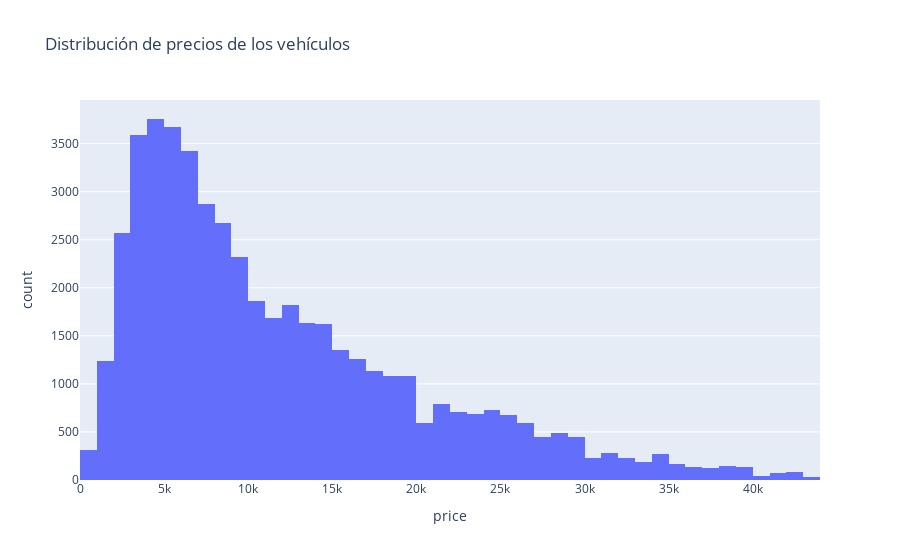
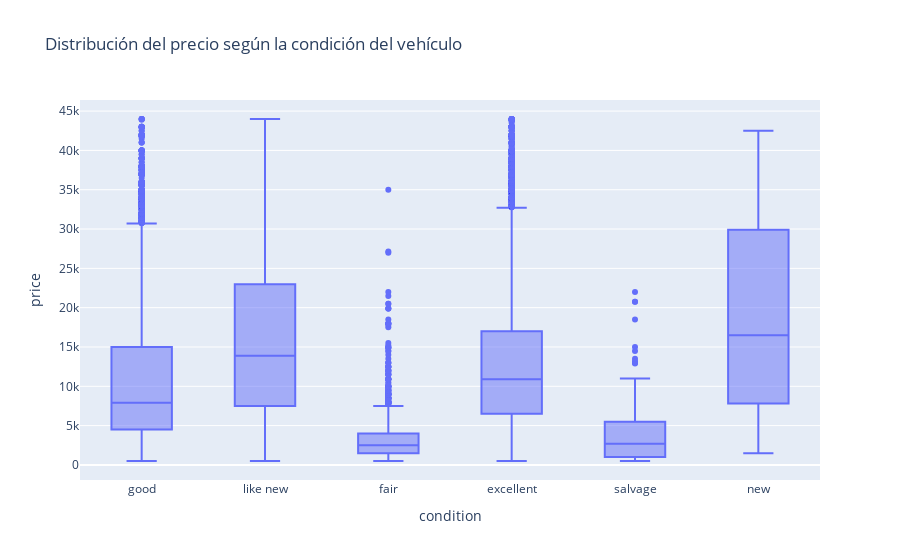
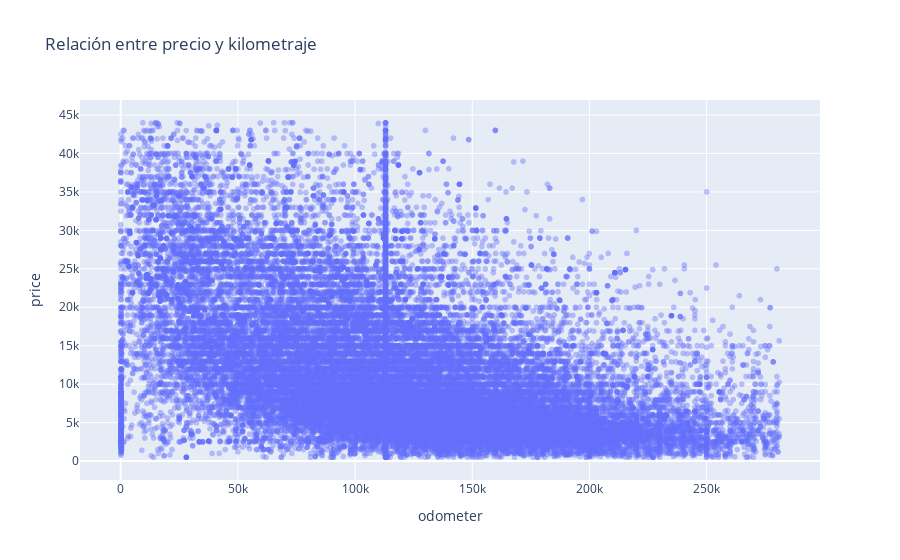
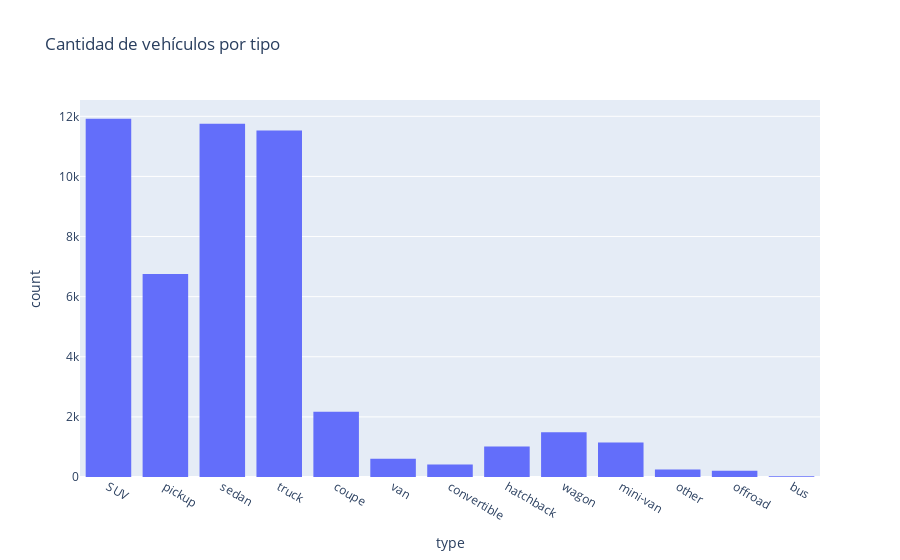

The cell these charts' notebook holds for them, in order:
### Markdown cell above
## **4. Visualizaciones para el análisis exploratorio básico**

Como cuarto paso, realizaremos la creación de visualizaciones con el objetivo de analizar de forma gráfica el comportamiento y las relaciones entre las variables del conjunto de datos.

### Code cell
# Distribución del precio de los vehículos
fig = px.histogram(
    clean_df,
    x='price',
    nbins=50,
    title='Distribución de precios de los vehículos'
)
fig.show()

# Precio según la condición del vehículo
fig = px.box(
    clean_df,
    x='condition',
    y='price',
    title='Distribución del precio según la condición del vehículo'
)
fig.show()

# Relación entre precio y kilometraje
fig = px.scatter(
    clean_df,
    x='odometer',
    y='price',
    opacity=0.4,
    title='Relación entre precio y kilometraje'
)
fig.show()

# Distribución por tipo de vehículo
fig = px.histogram(
    clean_df,
    x='type',
    title='Cantidad de vehículos por tipo'
)
fig.show()

# Precio promedio por tipo de combustible
price_fuel = clean_df.groupby('fuel', as_index=False)['price'].mean()

fig = px.bar(
    price_fuel,
    x='fuel',
    y='price',
    title='Precio promedio por tipo de combustible'
)
fig.show()

# Impacto de la tracción 4WD en el precio
fig = px.box(
    clean_df,
    x='is_4wd',
    y='price',
    title='Precio según tracción 4WD (0 = No, 1 = Sí)'
)
fig.show()

# Precio promedio por año del modelo
price_year = clean_df.groupby('model_year', as_index=False)['price'].mean()

fig = px.line(
    price_year,
    x='model_year',
    y='price',
    title='Precio promedio según el año del modelo'
)
fig.show()

# Días en publicación vs precio
fig = px.scatter(
    clean_df,
    x='days_listed',
    y='price',
    opacity=0.5,
    title='Relación entre precio y días publicados'
)
fig.show()

### Figure 1 — Plotly figure (JSON) as saved in the notebook; plotly's stock layout.template omitted (floating-point values rounded to 4 significant figures; data arrays with more than 128 entries replaced by an {"elided": "..."} marker saying what was removed)
{"data": [{"bingroup": "x", "hovertemplate": "price=%{x}<br>count=%{y}<extra></extra>", "legendgroup": "", "marker": {"color": "#636efa", "pattern": {"shape": ""}}, "name": "", "nbinsx": 50, "orientation": "v", "showlegend": false, "type": "histogram", "x": {"elided": "49264 int values"}, "xaxis": "x", "yaxis": "y"}], "layout": {"barmode": "relative", "legend": {"tracegroupgap": 0}, "title": {"text": "Distribución de precios de los vehículos"}, "xaxis": {"anchor": "y", "domain": [0, 1], "title": {"text": "price"}}, "yaxis": {"anchor": "x", "domain": [0, 1], "title": {"text": "count"}}}}

### Figure 2 — Plotly figure (JSON) as saved in the notebook; plotly's stock layout.template omitted (floating-point values rounded to 4 significant figures; data arrays with more than 128 entries replaced by an {"elided": "..."} marker saying what was removed)
{"data": [{"alignmentgroup": "True", "hovertemplate": "condition=%{x}<br>price=%{y}<extra></extra>", "legendgroup": "", "marker": {"color": "#636efa"}, "name": "", "notched": false, "offsetgroup": "", "orientation": "v", "showlegend": false, "type": "box", "x": {"elided": "49264 str values"}, "x0": " ", "xaxis": "x", "y": {"elided": "49264 int values"}, "y0": " ", "yaxis": "y"}], "layout": {"boxmode": "group", "legend": {"tracegroupgap": 0}, "title": {"text": "Distribución del precio según la condición del vehículo"}, "xaxis": {"anchor": "y", "domain": [0, 1], "title": {"text": "condition"}}, "yaxis": {"anchor": "x", "domain": [0, 1], "title": {"text": "price"}}}}

### Figure 3 — Plotly figure (JSON) as saved in the notebook; plotly's stock layout.template omitted (floating-point values rounded to 4 significant figures; data arrays with more than 128 entries replaced by an {"elided": "..."} marker saying what was removed)
{"data": [{"hovertemplate": "odometer=%{x}<br>price=%{y}<extra></extra>", "legendgroup": "", "marker": {"color": "#636efa", "opacity": 0.4, "symbol": "circle"}, "mode": "markers", "name": "", "showlegend": false, "type": "scattergl", "x": {"elided": "49264 float values"}, "xaxis": "x", "y": {"elided": "49264 int values"}, "yaxis": "y"}], "layout": {"legend": {"tracegroupgap": 0}, "title": {"text": "Relación entre precio y kilometraje"}, "xaxis": {"anchor": "y", "domain": [0, 1], "title": {"text": "odometer"}}, "yaxis": {"anchor": "x", "domain": [0, 1], "title": {"text": "price"}}}}

### Figure 4 — Plotly figure (JSON) as saved in the notebook; plotly's stock layout.template omitted (floating-point values rounded to 4 significant figures; data arrays with more than 128 entries replaced by an {"elided": "..."} marker saying what was removed)
{"data": [{"bingroup": "x", "hovertemplate": "type=%{x}<br>count=%{y}<extra></extra>", "legendgroup": "", "marker": {"color": "#636efa", "pattern": {"shape": ""}}, "name": "", "orientation": "v", "showlegend": false, "type": "histogram", "x": {"elided": "49264 str values"}, "xaxis": "x", "yaxis": "y"}], "layout": {"barmode": "relative", "legend": {"tracegroupgap": 0}, "title": {"text": "Cantidad de vehículos por tipo"}, "xaxis": {"anchor": "y", "domain": [0, 1], "title": {"text": "type"}}, "yaxis": {"anchor": "x", "domain": [0, 1], "title": {"text": "count"}}}}
